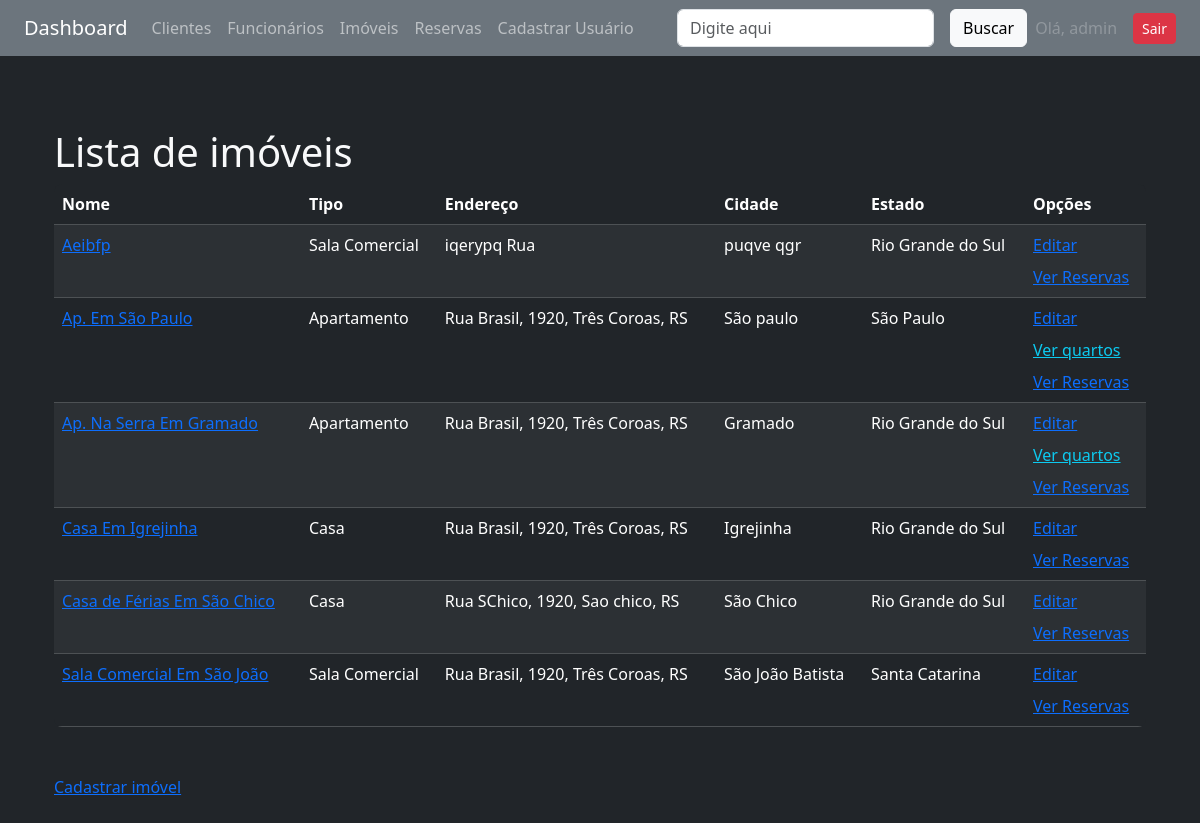
The app's page /imoveis/nome/ (signed in) with its own data.
### imoveis/models.py (models this page shows, shortened)
class Imovel(models.Model):
    TIPO_CHOICES = [
        ('AP', 'Apartamento'),
        ('CA', 'Casa'),
        ('SC', 'Sala Comercial'),
    ]
    ESTADO_CHOICES = [
        ('RS', 'Rio Grande do Sul'),
        ('SC', 'Santa Catarina'),
        ('SP', 'São Paulo'),
    ]
    nome = models.CharField(max_length=100)
    tipo = models.CharField(max_length=2, choices=TIPO_CHOICES)
    endereco = models.CharField(max_length=255)
    cidade = models.CharField(max_length=100)
    estado = models.CharField(max_length=2, choices=ESTADO_CHOICES)
    ativo = models.BooleanField(default=True)
    foto = StdImageField(
        upload_to='fotos/alunos',
        variations={'thumb': (150, 150), 'medium': (300, 300)},
        blank=True,
        null=True
    )

### imoveis/views.py (the view)
# urls.py: path('imoveis/', include('imoveis.urls')),
@login_required
def imoveis(request, campo):
    query = request.GET.get('busca', '')
    if campo == 'nome' and query:
        imoveis = Imovel.objects.filter(
            ativo=True, nome__icontains=query)
    else:
        imoveis = Imovel.objects.filter(ativo=True)
    if campo:
        campo_ordenacao = ORDENACAO_IMOVEIS_LOOKUP.get(campo)
        imoveis = imoveis.order_by(campo_ordenacao)
    dados = {'imoveis': imoveis, 'ativos': True}
    return render(request, 'imoveis/lista.html', dados)

### imoveis/templates/imoveis/lista.html
{% extends 'base.html' %}
{% block content %}
<div class="container-sm mt-5">
    <h1 class="h1">Lista de imóveis</h1>
</div>
<div class="container-sm mt-2">
    <div class="bg-dark rounded-3 overflow-hidden">
        <table cellpadding="5" cellspacing="1" class="table table-dark table-striped mb-0">
            <thead>
                <tr>
                    <th>Nome</th>
                    <th>Tipo</th>
                    <th>Endereço</th>
                    <th>Cidade</th>
                    <th>Estado</th>
                    <th>Opções</th>
                </tr>
            </thead>
            <tbody>
                {% for imovel in imoveis %}
                <tr>
                    <td><a href="{% url 'imoveis:detalhes_imovel' imovel.id %}">{{ imovel.nome }}</a></td>
                    <td>{{ imovel.get_tipo_display }}</td>
                    <td>{{ imovel.endereco }}</td>
                    <td>{{ imovel.cidade }}</td>
                    <td>{{ imovel.get_estado_display }}</td>
                    <td>
                        <div class="d-flex flex-column gap-2">
                            {% if imovel.tipo == 'AP' %}
                            <a href="{% url 'imoveis:editar' imovel.id %}" class="text-primary">Editar</a>
                            <a href="{% url 'imoveis:lista_quartos' imovel.id %}" class="text-info">Ver quartos</a>
                            <a href="{% url 'imoveis:reservas_por_imovel' imovel.id %}" class="text-primary">Ver
                                Reservas</a>
                            {% else %}
                            <a href="{% url 'imoveis:editar' imovel.id %}" class="text-primary">Editar</a>
                            <a href="{% url 'imoveis:reservas_por_imovel' imovel.id %}" class="text-primary">Ver
                                Reservas</a>
                            {% endif %}
                        </div>
                    </td>
                </tr>
                {% empty %}
                <tr>
                    <td colspan="6">Nenhum imóvel cadastrado.</td>
                </tr>
                {% endfor %}
            </tbody>
        </table>
    </div>
</div>
<div class="container-sm mt-5">
    <a href="{% url 'imoveis:cadastrar' %}">Cadastrar imóvel</a>
</div>
{% endblock %}

### core/templates/base.html (shortened to what this page needs)
<!DOCTYPE html>
<html lang="pt-br">
<head>
    <link href="https://cdn.jsdelivr.net/npm/bootstrap@5.3.6/dist/css/bootstrap.min.css" rel="stylesheet">
</head>
<body class="bg-dark text-light">
    <nav class="navbar navbar-expand-lg navbar-dark bg-secondary px-4">
        <a class="navbar-brand" href="{% url 'core:index' %}">Dashboard</a>
        <div class="collapse navbar-collapse">
            <ul class="navbar-nav me-auto">
                <li class="nav-item">
                    <a class="nav-link" href="{% url 'clientes:lista' 'nome' %}">Clientes</a>
                </li>
                <li class="nav-item">
                    <a class="nav-link" href="{% url 'funcionarios:lista' 'nome' %}">Funcionários</a>
                </li>
                <li class="nav-item">
                    <a class="nav-link" href="{% url 'imoveis:lista' 'nome' %}">Imóveis</a>
                </li>
                <li class="nav-item">
                    <a class="nav-link" href="{% url 'imoveis:lista_reservas' 'cliente' %}">Reservas</a>
                </li>
                <li class="nav-item">
                    <a class="nav-link" href="{% url 'auth:cadastrar' %}">Cadastrar Usuário</a>
                </li>
            </ul>
        </div>
        {% include 'partials/_busca.html' %}
        {% if user.is_authenticated %}
        <ul class="navbar-nav ms-auto">
            <li class="nav-item">
                <div class="d-flex align-items-center gap-2">
                    <span class="nav-link disabled mb-0">Olá, {{ user.username }}</span>
                    <a class="btn btn-danger btn-sm" href="{% url 'auth:logout' %}">Sair</a>
                </div>
            </li>
        </ul>
        {% endif %}
    </nav>
    <main class="container py-4">
        {% block content %}{% endblock %}
    </main>
</body>
</html>

### records on screen
Imovel: nome "Aeibfp", tipo "Sala Comercial", endereco "iqerypq Rua", cidade "puqve qgr", estado "Rio Grande do Sul", shows "Editar"
Imovel: nome "Ap. Em São Paulo", tipo "Apartamento", endereco "Rua Brasil, 1920, Três Coroas, RS", cidade "São paulo", estado "São Paulo", shows "Editar"
Imovel: nome "Ap. Na Serra Em Gramado", tipo "Apartamento", endereco "Rua Brasil, 1920, Três Coroas, RS", cidade "Gramado", estado "Rio Grande do Sul", shows "Editar"
Imovel: nome "Casa Em Igrejinha", tipo "Casa", endereco "Rua Brasil, 1920, Três Coroas, RS", cidade "Igrejinha", estado "Rio Grande do Sul", shows "Editar"
Imovel: nome "Casa de Férias Em São Chico", tipo "Casa", endereco "Rua SChico, 1920, Sao chico, RS", cidade "São Chico", estado "Rio Grande do Sul", shows "Editar"
Imovel: nome "Sala Comercial Em São João", tipo "Sala Comercial", endereco "Rua Brasil, 1920, Três Coroas, RS", cidade "São João Batista", estado "Santa Catarina", shows "Editar"

### other values on screen
{{ user.username }} "admin"
